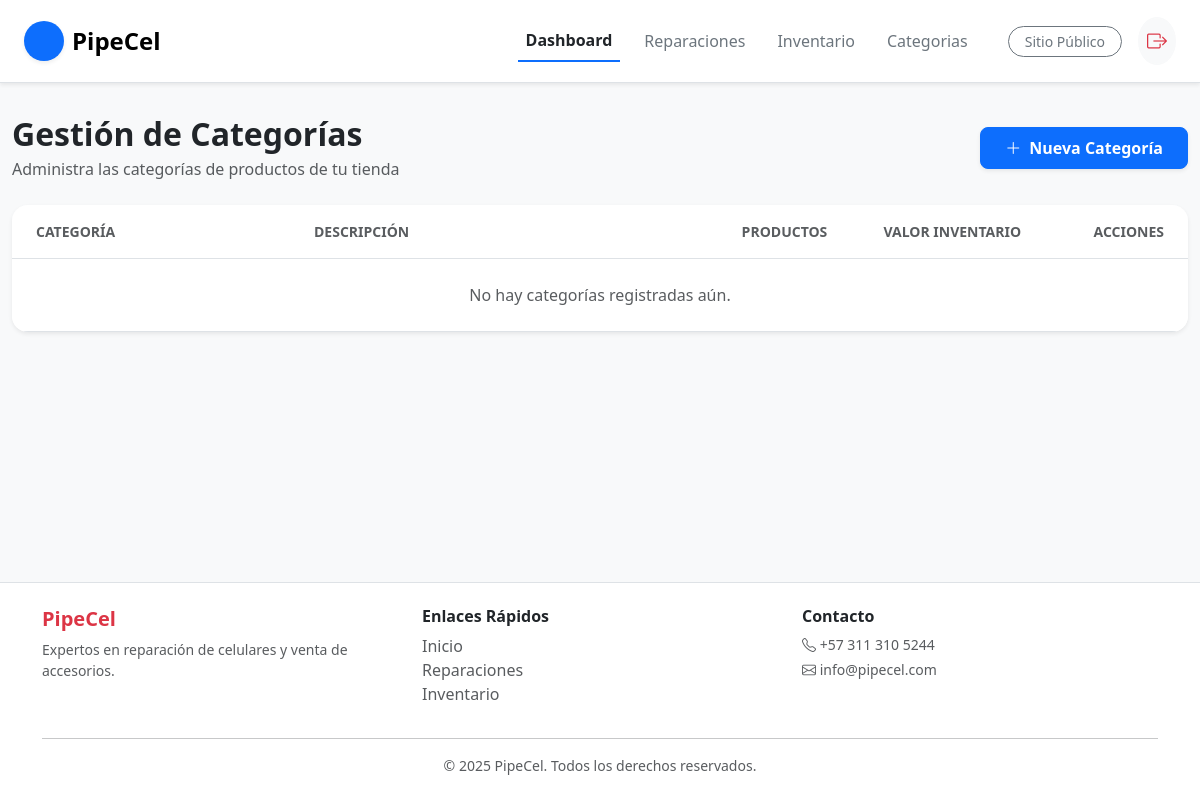
The app's page /categoria/index (signed in), older data.
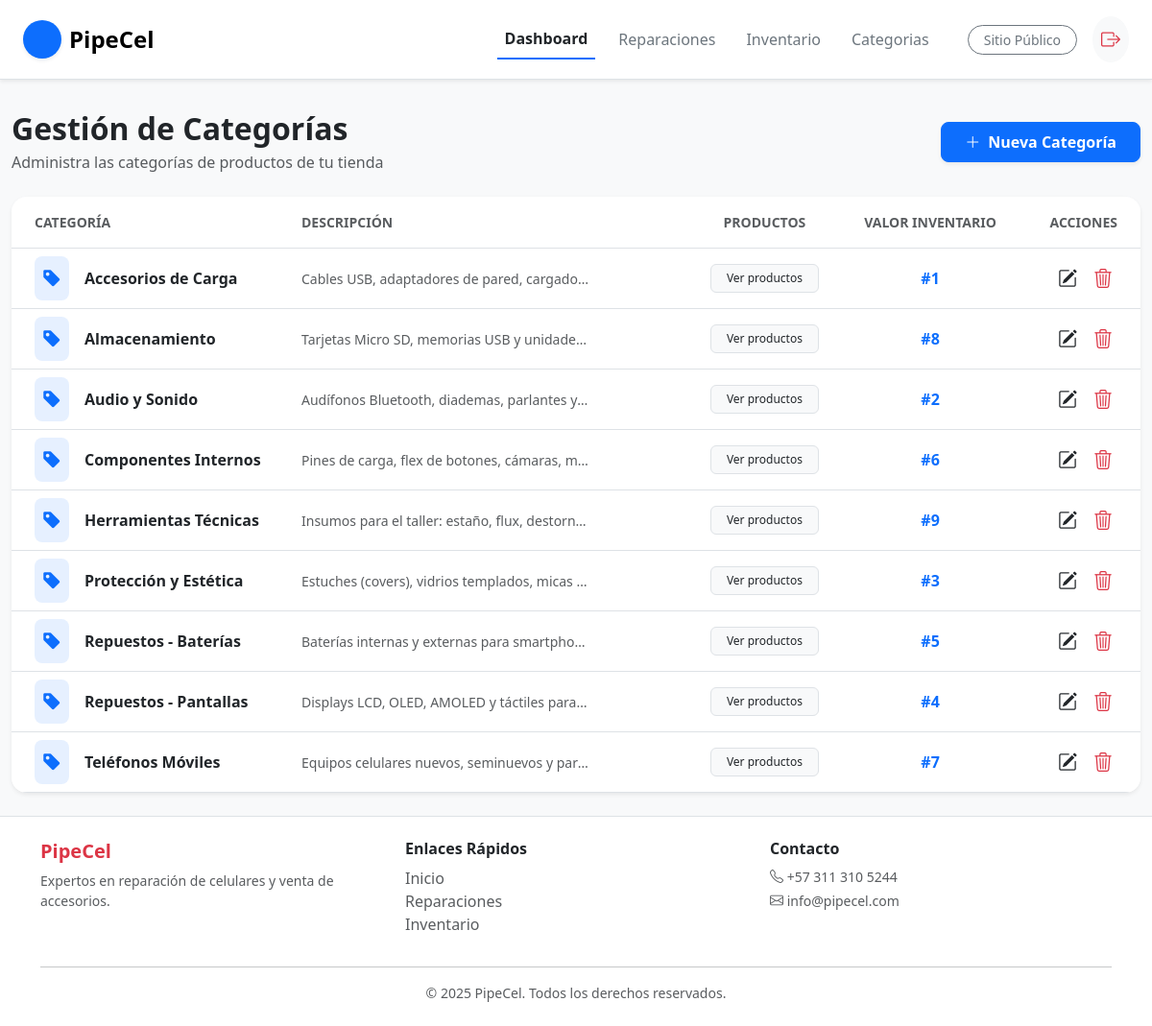
The same page, newer data.
### tables this page shows
CREATE TABLE categorias (
    id INT AUTO_INCREMENT PRIMARY KEY,
    nombre VARCHAR(100) NOT NULL,
    descripcion TEXT,
    created_at TIMESTAMP DEFAULT CURRENT_TIMESTAMP
);

### controllers/categoriaController.php (called while the page is built, shortened)
<?php
require_once 'models/categoria.php';
class categoriaController {
    public function index(){
        $categoria = new Categoria();
        $categorias = $categoria->getAll();
        require_once 'views/admin/categorias/listar.php';
    }
}

### config/db.php (called while the page is built, shortened)
<?php
class Database
{
    private static ?PDO $connection = null;
    private static string $host;
    private static string $dbname;
    private static string $user;
    private static string $pass;
    private static string $port;
    private static string $charset = 'utf8mb4';
    public static function getConnection(): PDO
    {
        if (self::$connection === null) {
            self::$host   = $_ENV['DB_HOST'] ?? 'localhost';
            self::$dbname = $_ENV['DB_NAME'] ?? '';
            self::$user   = $_ENV['DB_USER'] ?? 'root';
            self::$pass   = $_ENV['DB_PASS'] ?? '';
            self::$port   = $_ENV['DB_PORT'] ?? '3306';
            try {
                $dsn = sprintf(
                    "mysql:host=%s;port=%s;dbname=%s;charset=%s",
                    self::$host,
                    self::$port,
                    self::$dbname,
                    self::$charset
                );
                self::$connection = new PDO($dsn, self::$user, self::$pass, [
                    PDO::ATTR_ERRMODE            => PDO::ERRMODE_EXCEPTION,
                    PDO::ATTR_DEFAULT_FETCH_MODE => PDO::FETCH_ASSOC,
                    PDO::ATTR_PERSISTENT         => true,
                ]);
            } catch (PDOException $e) {
                die('Error de conexión: ' . $e->getMessage());
            }
        }
        return self::$connection;
    }
}

### models/categoria.php (called while the page is built, shortened)
<?php
class Categoria
{
    private PDO $db;
    public function __construct()
    {
        $this->db = Database::getConnection();
    }
    public function getAll(): bool|object {
        try{
            $sql = "SELECT * FROM categorias WHERE estado = 'activo' ORDER BY nombre ASC";
            $stmt = $this->db->query($sql);
            return $stmt;
        }catch (PDOException $e){
            error_log("error al listar las categorias:" .$e->getMessage());
            return false;
        }
    }
}

### views/admin/categorias/listar.php (the view, shortened to what this page needs)
<section class="container-fluid py-4">
    <div class="d-flex justify-content-between align-items-center mb-4">
        <div>
            <h2 class="fw-bold mb-1">Gestión de Categorías</h2>
            <p class="text-muted mb-0">Administra las categorías de productos de tu tienda</p>
        </div>
        <button class="btn btn-primary px-4 py-2 fw-bold shadow-sm d-flex align-items-center gap-2 rounded-3" data-bs-toggle="modal" data-bs-target="#modalCategoria">
            <i class="bi bi-plus-lg"></i> Nueva Categoría
        </button>
    </div>
    <div class="card border-0 shadow-sm rounded-4 overflow-hidden">
        <div class="table-responsive">
            <table class="table table-hover align-middle mb-0">
                <thead class="bg-light">
                    <tr>
                        <th class="ps-4 py-3 text-uppercase small fw-bold text-muted" style="width: 25%;">Categoría</th>
                        <th class="py-3 text-uppercase small fw-bold text-muted" style="width: 35%;">Descripción</th>
                        <th class="py-3 text-uppercase small fw-bold text-muted text-center">Productos</th>
                        <th class="py-3 text-uppercase small fw-bold text-muted text-center">Valor Inventario</th>
                        <th class="pe-4 py-3 text-end text-uppercase small fw-bold text-muted">Acciones</th>
                    </tr>
                </thead>
                <tbody>
                    <?php if ($categorias && $categorias->rowCount() > 0): ?>
                        <?php while ($cat = $categorias->fetch(PDO::FETCH_OBJ)): ?>
                            <tr>
                                <td class="ps-4">
                                    <div class="d-flex align-items-center gap-3">
                                        <div class="bg-primary bg-opacity-10 text-primary rounded-3 p-2 d-flex">
                                            <i class="bi bi-tag-fill fs-5"></i>
                                        </div>
                                        <span class="fw-bold text-dark"><?= $cat->nombre; ?></span>
                                    </div>
                                </td>
                                <td>
                                    <p class="text-muted small mb-0 text-truncate" style="max-width: 300px;">
                                        <?= $cat->descripcion ? $cat->descripcion : '<span class="text-light-emphasis italic">Sin descripción</span>'; ?>
                                    </p>
                                </td>
                                <td class="text-center">
                                    <span class="badge bg-light text-dark border px-3 py-2 fw-medium">Ver productos</span>
                                </td>
                                <td class="text-center text-primary fw-bold">
                                    #<?= $cat->id; ?>
                                </td>
                                <td class="pe-4 text-end">
                                    <div class="d-flex justify-content-end gap-2">
                                        <button type="button"
                                            class="btn btn-link text-dark p-1 shadow-none border-0"
                                            title="Editar"
                                            data-bs-toggle="modal"
                                            data-bs-target="#modalEditarCategoria<?= $cat->id ?>">
                                            <i class="bi bi-pencil-square fs-5"></i>
                                        </button>
                                        <a href="<?= BASE_URL ?>categoria/delete&id=<?= $cat->id ?>"
                                            onclick="return confirm('¿Estás seguro de eliminar esta categoría?')"
                                            class="btn btn-link text-danger p-1 shadow-none" title="Eliminar">
                                            <i class="bi bi-trash3 fs-5"></i>
                                        </a>
                                    </div>
                                </td>
                            </tr>
                        <?php endwhile; ?>
                    <?php else: ?>
                        <tr>
                            <td colspan="5" class="text-center py-4 text-muted">
                                No hay categorías registradas aún.
                            </td>
                        </tr>
                    <?php endif; ?>
                </tbody>
            </table>
        </div>
    </div>
</section>

### index.php (shortened to what this page needs)
<?php
require_once 'config/db.php';
$isAjax = (!empty($_SERVER['HTTP_X_REQUESTED_WITH']) && strtolower($_SERVER['HTTP_X_REQUESTED_WITH']) == 'xmlhttprequest')
        || (isset($_GET['action']) && str_contains($_GET['action'], 'Ajax'));
if (!$isAjax) {
    if (isset($_SESSION['admin'])) {
        require_once 'views/layout/header-admin.php';
    }
    else{
        require_once 'views/layout/header.php';
    }
}
if (isset($_GET['controller'])) {
    $nombre_controlador = $_GET['controller'] . 'Controller';
} elseif (!isset($_GET['controller']) && !isset($_GET['action'])) {
    $nombre_controlador = controller_default;
} else {
    show_error();
    exit();
}
if (class_exists($nombre_controlador)) {
    $controlador = new $nombre_controlador();
    if (isset($_GET['action']) && method_exists($controlador, $_GET['action'])) {
        $action = $_GET['action'];
        $controlador->$action();
    } elseif (!isset($_GET['action']) && method_exists($controlador, action_default)) {
        $default = action_default;
        $controlador->$default();
    } else {
        show_error();
    }
} else {
    show_error();
}
if (!$isAjax) {
    require_once 'views/layout/footer.php';
}

### views/layout/header-admin.php (shortened to what this page needs)
<!DOCTYPE html>
<html lang="es">
<head>
    <link href="https://cdn.jsdelivr.net/npm/bootstrap@5.3.2/dist/css/bootstrap.min.css" rel="stylesheet">
    <link href="https://cdn.jsdelivr.net/npm/bootstrap-icons/font/bootstrap-icons.css" rel="stylesheet">
</head>
<body class="d-flex flex-column min-vh-100">
    <nav class="navbar navbar-expand-lg navbar-light bg-white border-bottom py-3 shadow-sm">
        <div class="container-fluid px-4">
            <a class="navbar-brand d-flex align-items-center fw-bold gap-2" href="#">
                <div class="bg-primary text-white rounded-circle d-flex align-items-center justify-content-center shadow-sm" style="width: 40px; height: 40px;">
                </div>
                <span class="fs-4">PipeCel</span>
            </a>
            <div class="collapse navbar-collapse" id="adminNavbar">
                <ul class="navbar-nav ms-auto align-items-center gap-3">
                    <li class="nav-item">
                        <a class="nav-link text-dark fw-bold border-bottom border-primary border-2" href="<?= BASE_URL ?>admin/index">Dashboard</a>
                    </li>
                    <li class="nav-item">
                        <a class="nav-link text-secondary fw-medium" href="<?= BASE_URL ?>reparacion/index">Reparaciones</a>
                    </li>
                    <li class="nav-item">
                        <a class="nav-link text-secondary fw-medium" href="<?= BASE_URL ?>inventario/index">Inventario</a>
                    </li>
                    <li class="nav-item">
                        <a class="nav-link text-secondary fw-medium" href="<?= BASE_URL ?>categoria/index">Categorias</a>
                    </li>
                    <li class="nav-item ms-lg-3">
                        <a href="<?= BASE_URL ?>" class="btn btn-outline-secondary btn-sm px-3 rounded-pill fw-medium">
                            Sitio Público
                        </a>
                    </li>
                    <li class="nav-item">
                        <a href="#" class="btn btn-light rounded-circle p-2 text-danger" title="Cerrar Sesión">
                            <i class="bi bi-box-arrow-right fs-5"></i>
                        </a>
                    </li>
                </ul>
            </div>
        </div>
    </nav>
</body>
</html>

### views/layout/footer.php (shortened to what this page needs)
<footer class="bg-white border-top mt-auto">
    <div class="container py-4">
        <div class="row">
            <div class="col-md-4">
                <h5 class="fw-bold text-danger">PipeCel</h5>
                <p class="text-muted small">
                    Expertos en reparación de celulares y venta de accesorios.
                </p>
            </div>
            <div class="col-md-4">
                <h6 class="fw-bold">Enlaces Rápidos</h6>
                <ul class="list-unstyled">
                    <li><a href="#" class="text-decoration-none text-muted">Inicio</a></li>
                    <li><a href="#" class="text-decoration-none text-muted">Reparaciones</a></li>
                    <li><a href="#" class="text-decoration-none text-muted">Inventario</a></li>
                </ul>
            </div>
            <div class="col-md-4">
                <h6 class="fw-bold">Contacto</h6>
                <p class="text-muted small mb-1">
                    <i class="bi bi-telephone"></i> +57 311 310 5244
                </p>
                <p class="text-muted small">
                    <i class="bi bi-envelope"></i> info@pipecel.com
                </p>
            </div>
        </div>
        <hr>
        <p class="text-center text-muted small mb-0">
            © 2025 PipeCel. Todos los derechos reservados.
        </p>
    </div>
</footer>
</body>
</html>

### views/layout/header-admin.php (style rules this page uses)
body { background-color: #f8f9fa; }
.nav-link { transition: all 0.2s; }

Row changes from the older to the newer data that the page shows:
added categorias: nombre "Accesorios de Carga", descripcion "Cables USB, adaptadores de pared, cargado…", id "1"
added categorias: nombre "Almacenamiento", descripcion "Tarjetas Micro SD, memorias USB y unidade…", id "8"
added categorias: nombre "Audio y Sonido", descripcion "Audífonos Bluetooth, diademas, parlantes y…", id "2"
added categorias: nombre "Componentes Internos", descripcion "Pines de carga, flex de botones, cámaras, m…", id "6"
added categorias: nombre "Herramientas Técnicas", descripcion "Insumos para el taller: estaño, flux, destorn…", id "9"
added categorias: nombre "Protección y Estética", descripcion "Estuches (covers), vidrios templados, micas…", id "3"
added categorias: nombre "Repuestos - Baterías", descripcion "Baterías internas y externas para smartpho…", id "5"
added categorias: nombre "Repuestos - Pantallas", descripcion "Displays LCD, OLED, AMOLED y táctiles para…", id "4"
added categorias: nombre "Teléfonos Móviles", descripcion "Equipos celulares nuevos, seminuevos y par…", id "7"
Text that changed along with them:
text no longer shown: "No hay categorías registradas aún."
